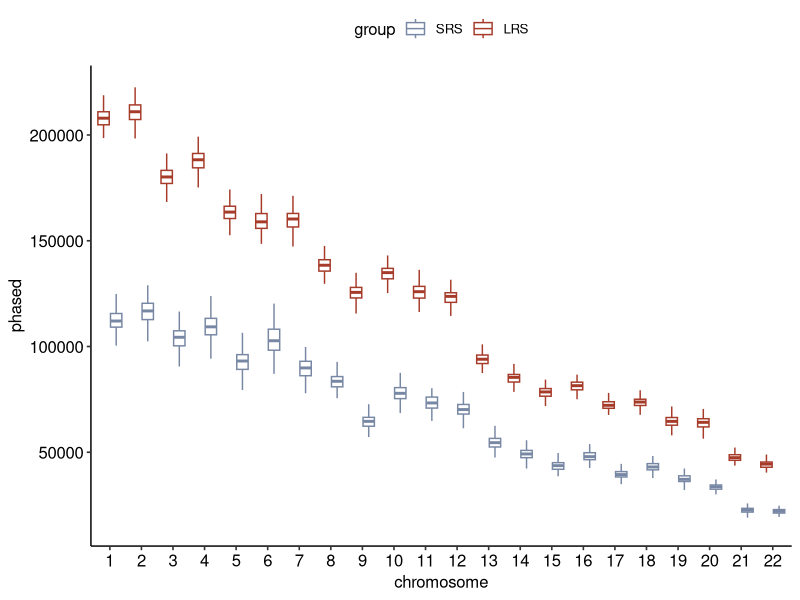
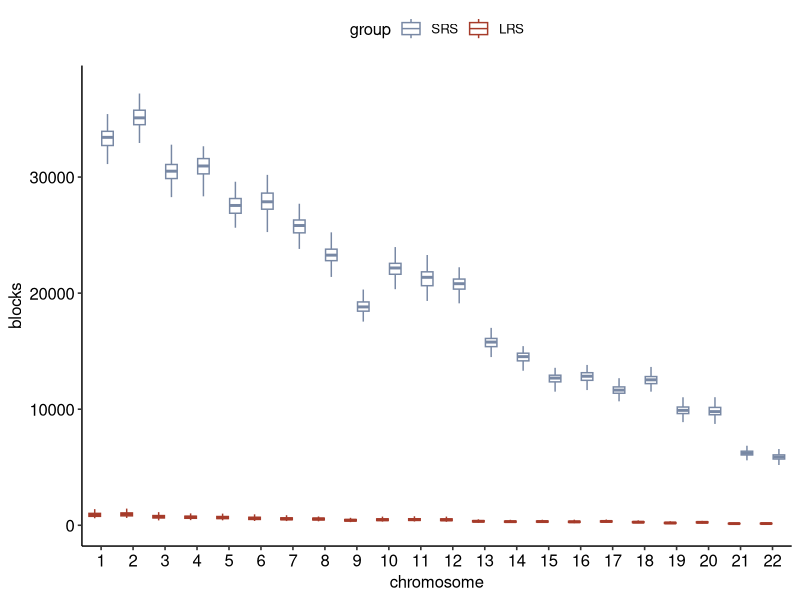
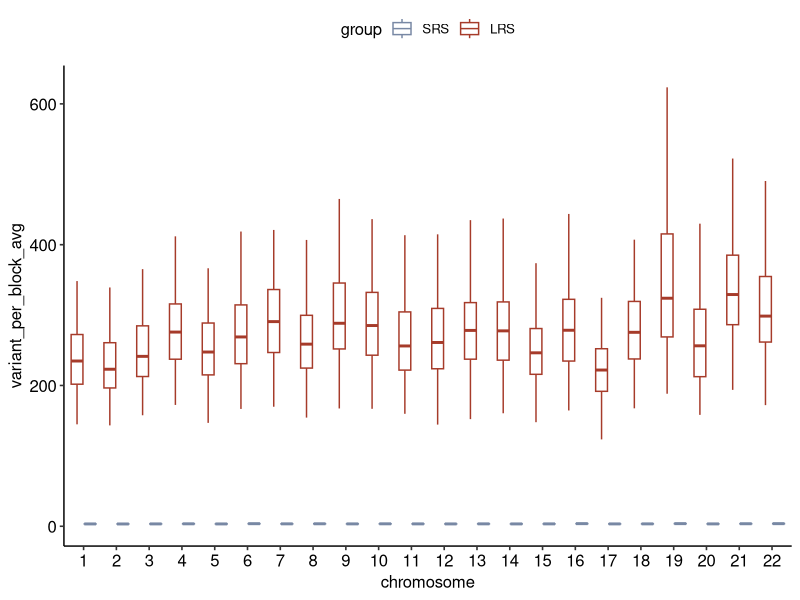
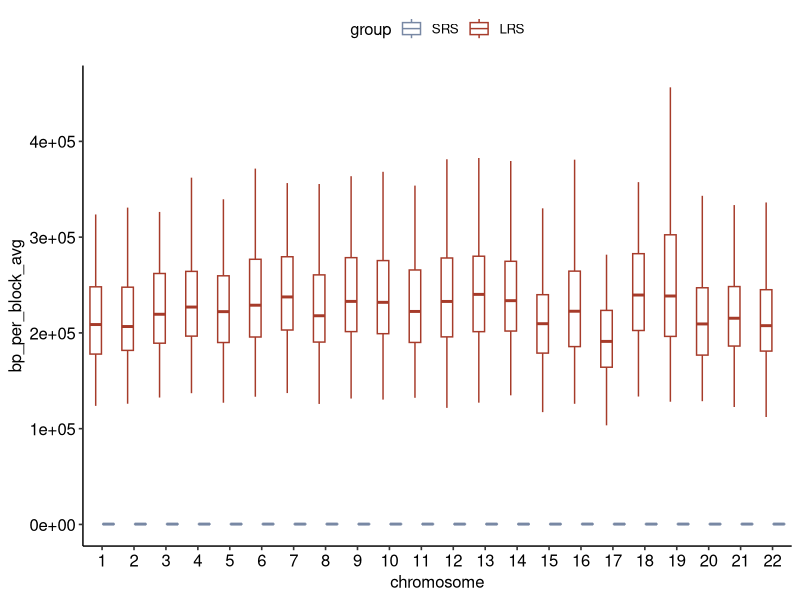
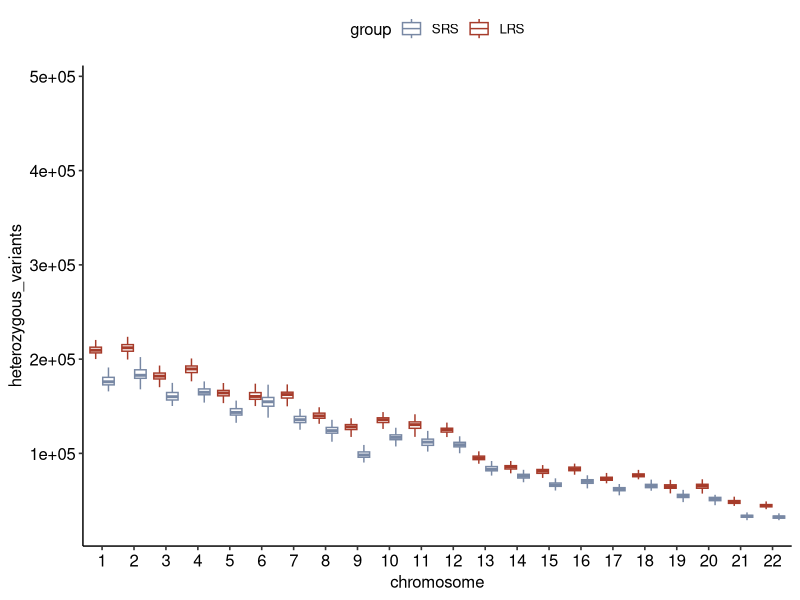
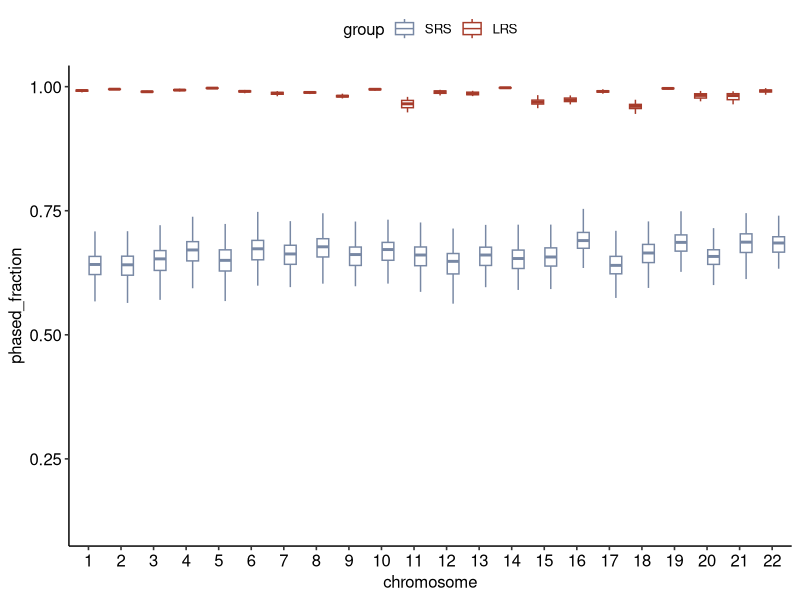
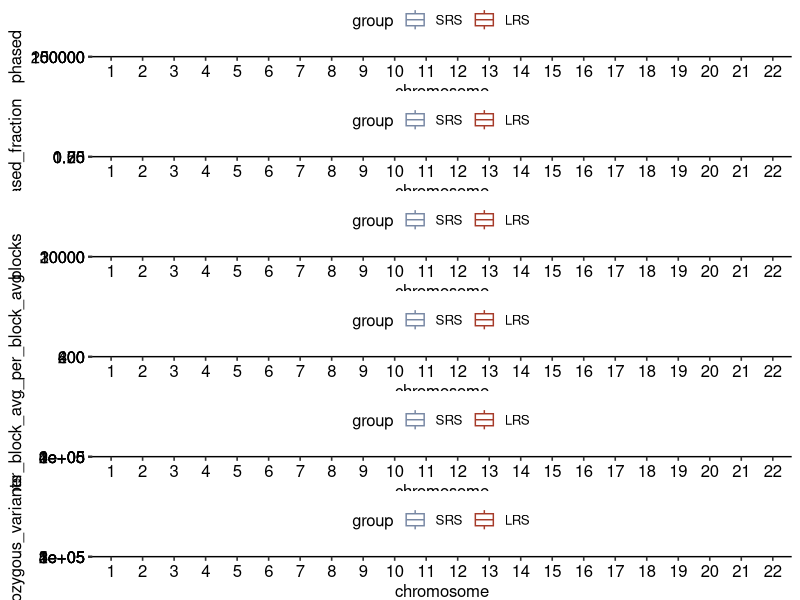
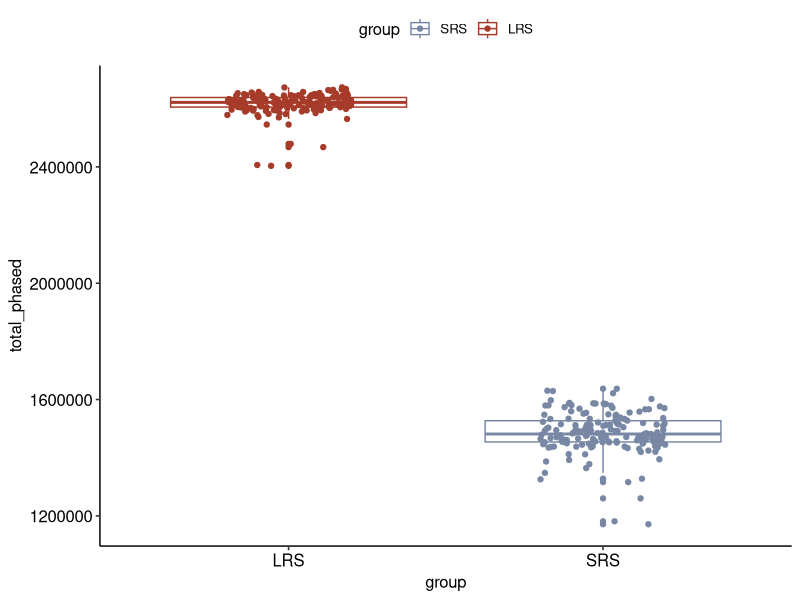

Recreate these plots in R, in order.
#==============================================#
# LRS vs SRS phased SNP comparation #
# Supp-Figure-13#
#==============================================#
library(data.table)
library(dplyr)
library(ggpubr)
library(ggplot2)
library(tidyverse)

setwd("/media/london_A/mengxin/GTOP_code/supp/supp_fig13")

# Supp.Fig.13a ------------------------------------------------------------
dat.m <- fread("./input/Figure S13.txt") %>% 
  mutate(chromosome=factor(chromosome, levels=seq(1:22)))

# phased counts
p1 <- ggplot(dat.m,aes(x=chromosome,y=phased,color=group)) + geom_boxplot(width=.8,outlier.shape = NA) + theme_pubr() + 
  scale_color_manual(breaks = c("SRS","LRS"),values = c("#7888a4","#a63b2a"));p1

# blocks
p2 <- ggplot(dat.m,aes(x=chromosome,y=blocks,color=group)) + geom_boxplot(width=.8,outlier.shape = NA) + theme_pubr() + 
  scale_color_manual(breaks = c("SRS","LRS"),values = c("#7888a4","#a63b2a"));p2

# variant_per_block_avg
p3 <- ggplot(dat.m,aes(x=chromosome,y=variant_per_block_avg,color=group)) + geom_boxplot(width=.8,outlier.shape = NA) + theme_pubr() + 
  scale_color_manual(breaks = c("SRS","LRS"),values = c("#7888a4","#a63b2a"));p3

# bp_per_block_avg
p4 <- ggplot(dat.m,aes(x=chromosome,y=bp_per_block_avg,color=group)) + geom_boxplot(width=.8,outlier.shape = NA) + theme_pubr() +
  scale_color_manual(breaks = c("SRS","LRS"),values = c("#7888a4","#a63b2a"));p4

# heterozygous_variants
p5 <- ggplot(dat.m,aes(x=chromosome,y=heterozygous_variants,color=group)) + geom_boxplot(width=.8,outlier.shape = NA) + theme_pubr() +
  scale_color_manual(breaks = c("SRS","LRS"),values = c("#7888a4","#a63b2a"));p5


# phased fraction
p6 <- ggplot(dat.m,aes(x=chromosome,y=phased_fraction,color=group)) + geom_boxplot(width=.8,outlier.shape = NA) + theme_pubr() +
  scale_color_manual(breaks = c("SRS","LRS"),values = c("#7888a4","#a63b2a")) ;p6


cowplot::plot_grid(p1, p6, p2,p3,p4,p5,ncol=1,align = "v")


# Supp.Fig.13b plot phased variants by individuals ------------------------


df_plot <- dat.m %>% dplyr::select(Indis, chromosome, variants, phased, unphased, group) %>% 
  dplyr::group_by(Indis, group) %>% 
  dplyr::summarise(total_var=sum(variants),total_phased=sum(phased),total_unphased=sum(unphased)) %>% ungroup()
  # rbind(df_plot.l,df_plot.s)

p8 <- ggplot(df_plot,aes(x=group,y=total_phased,color=group)) + geom_boxplot() + geom_jitter(width = .2,aes(color=group)) + theme_pubr() + 
  scale_color_manual(breaks = c("SRS","LRS"),values = c("#7888a4","#a63b2a"));p8



df_plot <- dat.m %>% dplyr::select(Indis, chromosome, variants, blocks, group) %>% 
  dplyr::group_by(Indis, group) %>% 
  dplyr::summarise(total_block=sum(blocks)) %>% ungroup()
  # rbind(df_plot.l,df_plot.s)
p9 <- ggplot(df_plot,aes(x=group,y=total_block,color=group)) + geom_boxplot() + geom_jitter(width = .2,aes(color=group)) + theme_pubr() + 
  scale_color_manual(breaks = c("SRS","LRS"),values = c("#7888a4","#a63b2a")) + scale_y_log10();p9



df_plot <- dat.m %>% dplyr::select(Indis, chromosome, variants, heterozygous_variants, group) %>% 
  dplyr::group_by(Indis, group) %>% 
  dplyr::summarise(total_het=sum(heterozygous_variants)) %>% ungroup()
  # rbind(df_plot.l,df_plot.s)
p10 <- ggplot(df_plot,aes(x=group,y=total_het,color=group)) + geom_boxplot() + geom_jitter(width = .2,aes(color=group)) + theme_pubr() + 
  scale_color_manual(breaks = c("SRS","LRS"),values = c("#7888a4","#a63b2a"));p10


cowplot::plot_grid(p8,p9,p10,ncol=1,align="v")

